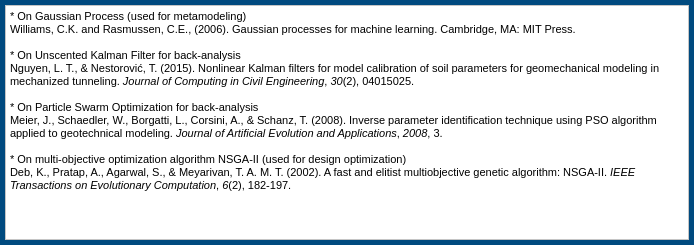
<?xml version="1.0" encoding="UTF-8"?>
<ui version="4.0">
 <class>Form</class>
 <widget class="QWidget" name="Form">
  <property name="geometry">
   <rect>
    <x>0</x>
    <y>0</y>
    <width>694</width>
    <height>245</height>
   </rect>
  </property>
  <property name="windowTitle">
   <string>Literature</string>
  </property>
  <property name="styleSheet">
   <string notr="true">QWidget{background-color: rgb(0, 74, 127);}

QGroupBox{background-color: rgb(251, 185, 0);}

QWidget#widget{background-color: rgb(255, 255, 255);}

QLabel{background-color:rgb(215, 215, 215);}</string>
  </property>
  <layout class="QVBoxLayout" name="verticalLayout">
   <property name="leftMargin">
    <number>5</number>
   </property>
   <property name="topMargin">
    <number>5</number>
   </property>
   <property name="rightMargin">
    <number>5</number>
   </property>
   <property name="bottomMargin">
    <number>5</number>
   </property>
   <item>
    <widget class="QTextBrowser" name="textBrowser">
     <property name="styleSheet">
      <string notr="true">background-color: rgb(255, 255, 255);</string>
     </property>
     <property name="html">
      <string>&lt;!DOCTYPE HTML PUBLIC &quot;-//W3C//DTD HTML 4.0//EN&quot; &quot;http://www.w3.org/TR/REC-html40/strict.dtd&quot;&gt;
&lt;html&gt;&lt;head&gt;&lt;meta name=&quot;qrichtext&quot; content=&quot;1&quot; /&gt;&lt;style type=&quot;text/css&quot;&gt;
p, li { white-space: pre-wrap; }
&lt;/style&gt;&lt;/head&gt;&lt;body style=&quot; font-family:'MS Shell Dlg 2'; font-size:8.25pt; font-weight:400; font-style:normal;&quot;&gt;
&lt;p style=&quot; margin-top:0px; margin-bottom:0px; margin-left:0px; margin-right:0px; -qt-block-indent:0; text-indent:0px;&quot;&gt;* On Gaussian Process (used for metamodeling)&lt;/p&gt;
&lt;p style=&quot; margin-top:0px; margin-bottom:0px; margin-left:0px; margin-right:0px; -qt-block-indent:0; text-indent:0px;&quot;&gt;Williams, C.K. and Rasmussen, C.E., (2006). Gaussian processes for machine learning. Cambridge, MA: MIT Press.&lt;/p&gt;
&lt;p style=&quot;-qt-paragraph-type:empty; margin-top:0px; margin-bottom:0px; margin-left:0px; margin-right:0px; -qt-block-indent:0; text-indent:0px;&quot;&gt;&lt;br /&gt;&lt;/p&gt;
&lt;p style=&quot; margin-top:0px; margin-bottom:0px; margin-left:0px; margin-right:0px; -qt-block-indent:0; text-indent:0px;&quot;&gt;* On Unscented Kalman Filter for back-analysis&lt;/p&gt;
&lt;p style=&quot; margin-top:0px; margin-bottom:0px; margin-left:0px; margin-right:0px; -qt-block-indent:0; text-indent:0px;&quot;&gt;&lt;span style=&quot; font-size:8pt;&quot;&gt;Nguyen, L. T., &amp;amp; Nestorović, T. (2015). Nonlinear Kalman filters for model calibration of soil parameters for geomechanical modeling in mechanized tunneling. &lt;/span&gt;&lt;span style=&quot; font-size:8pt; font-style:italic;&quot;&gt;Journal of Computing in Civil Engineering&lt;/span&gt;&lt;span style=&quot; font-size:8pt;&quot;&gt;, &lt;/span&gt;&lt;span style=&quot; font-size:8pt; font-style:italic;&quot;&gt;30&lt;/span&gt;&lt;span style=&quot; font-size:8pt;&quot;&gt;(2), 04015025.&lt;/span&gt;&lt;/p&gt;
&lt;p style=&quot;-qt-paragraph-type:empty; margin-top:0px; margin-bottom:0px; margin-left:0px; margin-right:0px; -qt-block-indent:0; text-indent:0px;&quot;&gt;&lt;br /&gt;&lt;/p&gt;
&lt;p style=&quot; margin-top:0px; margin-bottom:0px; margin-left:0px; margin-right:0px; -qt-block-indent:0; text-indent:0px;&quot;&gt;* On Particle Swarm Optimization for back-analysis&lt;/p&gt;
&lt;p style=&quot; margin-top:0px; margin-bottom:0px; margin-left:0px; margin-right:0px; -qt-block-indent:0; text-indent:0px;&quot;&gt;&lt;span style=&quot; font-size:8pt;&quot;&gt;Meier, J., Schaedler, W., Borgatti, L., Corsini, A., &amp;amp; Schanz, T. (2008). Inverse parameter identification technique using PSO algorithm applied to geotechnical modeling. &lt;/span&gt;&lt;span style=&quot; font-size:8pt; font-style:italic;&quot;&gt;Journal of Artificial Evolution and Applications&lt;/span&gt;&lt;span style=&quot; font-size:8pt;&quot;&gt;, &lt;/span&gt;&lt;span style=&quot; font-size:8pt; font-style:italic;&quot;&gt;2008&lt;/span&gt;&lt;span style=&quot; font-size:8pt;&quot;&gt;, 3.&lt;/span&gt;&lt;/p&gt;
&lt;p style=&quot;-qt-paragraph-type:empty; margin-top:0px; margin-bottom:0px; margin-left:0px; margin-right:0px; -qt-block-indent:0; text-indent:0px;&quot;&gt;&lt;br /&gt;&lt;/p&gt;
&lt;p style=&quot; margin-top:0px; margin-bottom:0px; margin-left:0px; margin-right:0px; -qt-block-indent:0; text-indent:0px;&quot;&gt;* On multi-objective optimization algorithm NSGA-II (used for design optimization)&lt;/p&gt;
&lt;p style=&quot; margin-top:0px; margin-bottom:0px; margin-left:0px; margin-right:0px; -qt-block-indent:0; text-indent:0px;&quot;&gt;&lt;span style=&quot; font-size:8pt;&quot;&gt;Deb, K., Pratap, A., Agarwal, S., &amp;amp; Meyarivan, T. A. M. T. (2002). A fast and elitist multiobjective genetic algorithm: NSGA-II. &lt;/span&gt;&lt;span style=&quot; font-size:8pt; font-style:italic;&quot;&gt;IEEE Transactions on Evolutionary Computation&lt;/span&gt;&lt;span style=&quot; font-size:8pt;&quot;&gt;, &lt;/span&gt;&lt;span style=&quot; font-size:8pt; font-style:italic;&quot;&gt;6&lt;/span&gt;&lt;span style=&quot; font-size:8pt;&quot;&gt;(2), 182-197.&lt;/span&gt;&lt;/p&gt;&lt;/body&gt;&lt;/html&gt;</string>
     </property>
    </widget>
   </item>
  </layout>
 </widget>
 <resources/>
 <connections/>
</ui>
